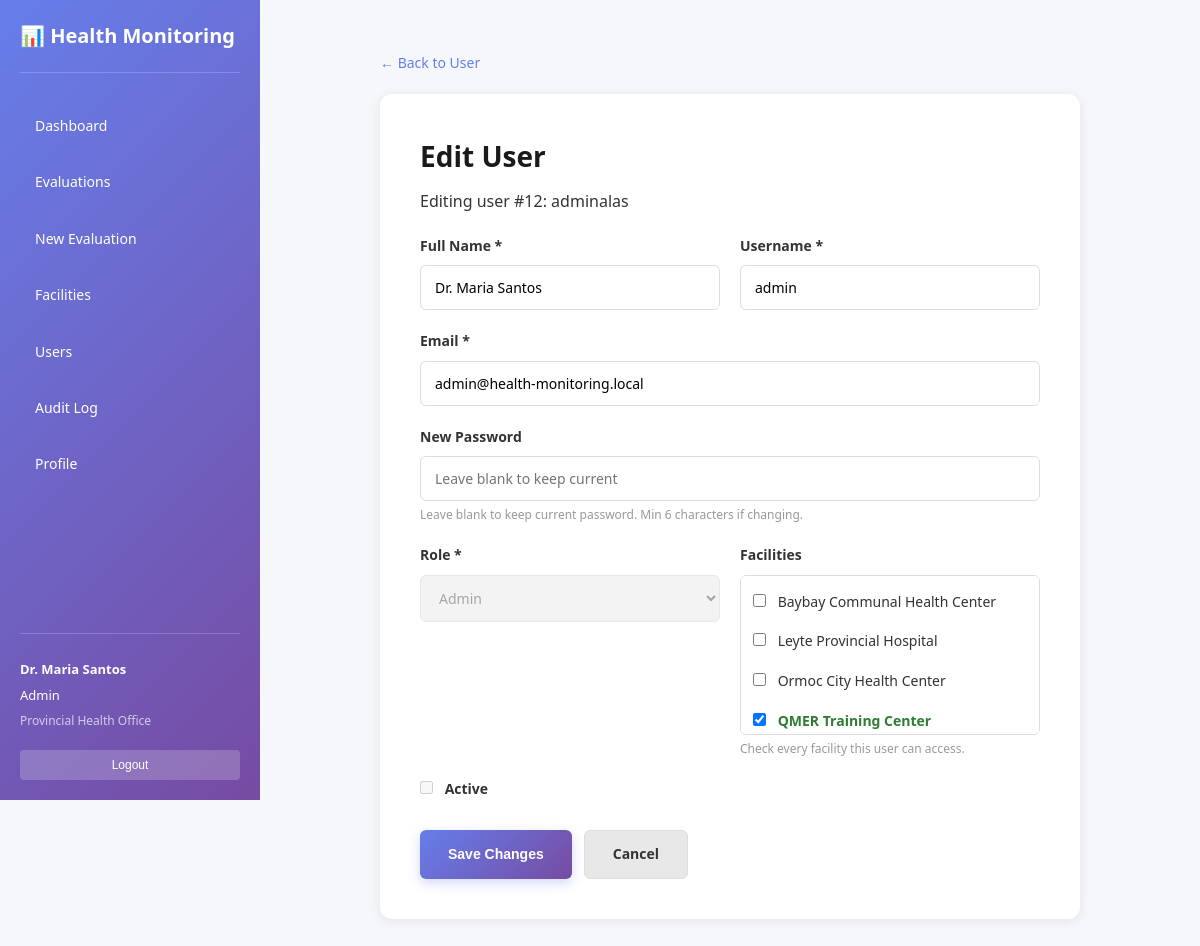
The page /edit-user.php?id=12 (signed in) on the database its author committed.
### tables this page shows
CREATE TABLE `users` (
  `id` int(11) NOT NULL,
  `username` varchar(255) NOT NULL,
  `email` varchar(255) NOT NULL,
  `password_hash` varchar(255) NOT NULL,
  `full_name` varchar(255) NOT NULL,
  `role` enum('viewer','input','admin') DEFAULT 'viewer',
  `facility_name` varchar(255) DEFAULT NULL,
  `department` varchar(255) DEFAULT NULL,
  `is_active` tinyint(1) DEFAULT 1,
  `created_at` timestamp NOT NULL DEFAULT current_timestamp(),
  `updated_at` timestamp NOT NULL DEFAULT current_timestamp() ON UPDATE current_timestamp()
);

CREATE TABLE `facilities` (
  `id` int(11) NOT NULL,
  `name` varchar(255) NOT NULL,
  `facility_type` varchar(100) DEFAULT NULL,
  `province` varchar(100) DEFAULT NULL,
  `municipality` varchar(100) DEFAULT NULL,
  `address` text DEFAULT NULL,
  `contact_person` varchar(255) DEFAULT NULL,
  `contact_email` varchar(255) DEFAULT NULL,
  `contact_phone` varchar(20) DEFAULT NULL,
  `is_active` tinyint(1) DEFAULT 1,
  `created_at` timestamp NOT NULL DEFAULT current_timestamp(),
  `updated_at` timestamp NOT NULL DEFAULT current_timestamp() ON UPDATE current_timestamp(),
  `creator` int(11) DEFAULT NULL,
  `editor` int(11) DEFAULT NULL,
  `color_legend` text DEFAULT NULL
);

### config/BaseConfig.php (called while the page is built, shortened)
<?php
function asset($path = '') {
    return (BASE_PATH ?: '') . '/' . ltrim($path, '/');
}

### config/Auth.php (called while the page is built, shortened)
<?php
class Auth {
    private $db;
    private $table = 'users';
    public function __construct($db) {
        $this->db = $db;
    }
    private function initializeUserFacilitiesTable() {
        try {
            $this->db->exec("
                CREATE TABLE IF NOT EXISTS user_facilities (
                    user_id INT NOT NULL,
                    facility_id INT NOT NULL,
                    assigned_at TIMESTAMP NOT NULL DEFAULT CURRENT_TIMESTAMP,
                    PRIMARY KEY (user_id, facility_id),
                    KEY idx_user_facilities_user (user_id),
                    KEY idx_user_facilities_facility (facility_id)
                ) ENGINE=InnoDB DEFAULT CHARSET=utf8mb4 COLLATE=utf8mb4_general_ci
            ");
        } catch (PDOException $e) {
            error_log("Initialize User Facilities Error: " . $e->getMessage());
        }
    }
    private function backfillLegacyUserFacilities() {
        try {
            $this->db->exec("
                INSERT IGNORE INTO user_facilities (user_id, facility_id)
                SELECT u.id, f.id
                FROM users u
                JOIN facilities f ON f.name = u.facility_name
                WHERE u.facility_name IS NOT NULL AND u.facility_name != ''
            ");
        } catch (PDOException $e) {
            error_log("Backfill User Facilities Error: " . $e->getMessage());
        }
    }
    public function getUserById($user_id) {
        try {
            $query = "SELECT id, username, email, full_name, role, facility_name, is_active, created_at FROM " . $this->table . " WHERE id = ?";
            $stmt = $this->db->prepare($query);
            $stmt->execute([$user_id]);
            $user = $stmt->fetch();
            if ($user) {
                $user['facility_ids'] = $this->getUserFacilityIds($user_id);
                $user['facility_names'] = $this->getUserFacilityNames($user_id);
                if (!empty($user['facility_name'])) {
                    $legacy_ids = $this->getFacilityIdsByNames([$user['facility_name']]);
                    $user['facility_ids'] = array_values(array_unique(array_merge($user['facility_ids'], $legacy_ids)));
                    if (empty($user['facility_names']) || !empty($legacy_ids)) {
                        $user['facility_names'] = array_values(array_unique(array_merge($user['facility_names'], [$user['facility_name']])));
                    }
                }
            }
            return $user;
        } catch (PDOException $e) {
            error_log("Get User Error: " . $e->getMessage());
            return null;
        }
    }
    public function getUserFacilityIds($user_id) {
        try {
            $query = "SELECT facility_id FROM user_facilities WHERE user_id = ? ORDER BY assigned_at ASC, facility_id ASC";
            $stmt = $this->db->prepare($query);
            $stmt->execute([$user_id]);
            return array_map('intval', $stmt->fetchAll(PDO::FETCH_COLUMN));
        } catch (PDOException $e) {
            error_log("Get User Facility IDs Error: " . $e->getMessage());
            return [];
        }
    }
    public function getUserFacilityNames($user_id) {
        try {
            $query = "SELECT f.name
                      FROM user_facilities uf
                      JOIN facilities f ON uf.facility_id = f.id
                      WHERE uf.user_id = ?
                      ORDER BY f.name ASC";
            $stmt = $this->db->prepare($query);
            $stmt->execute([$user_id]);
            return $stmt->fetchAll(PDO::FETCH_COLUMN);
        } catch (PDOException $e) {
            error_log("Get User Facility Names Error: " . $e->getMessage());
            return [];
        }
    }
    private function getFacilityIdsByNames($facility_names) {
        try {
            $facility_names = array_values(array_filter((array)$facility_names));
            $query = "SELECT id FROM facilities WHERE name IN (" . implode(',', array_fill(0, count($facility_names), '?')) . ")";
            $stmt = $this->db->prepare($query);
            $stmt->execute($facility_names);
            return array_map('intval', $stmt->fetchAll(PDO::FETCH_COLUMN));
        } catch (PDOException $e) {
            error_log("Get Facility IDs By Names Error: " . $e->getMessage());
            return [];
        }
    }
}
?>

### config/FacilityManager.php (called while the page is built, shortened)
<?php
class FacilityManager {
    private $db;
    private $table = 'facilities';
    public function __construct($db) {
        $this->db = $db;
    }
    public function getAllFacilitiesForAdmin() {
        try {
            $query = "SELECT * FROM " . $this->table . " ORDER BY name ASC";
            $stmt = $this->db->prepare($query);
            $stmt->execute();
            return $stmt->fetchAll();
        } catch (PDOException $e) {
            error_log("Get Facilities Error: " . $e->getMessage());
            return [];
        }
    }
}
?>

### edit-user.php (the view, shortened to what this page needs)
<?php
require_once __DIR__ . '/config/BaseConfig.php';
require_once __DIR__ . '/config/Auth.php';
require_once __DIR__ . '/config/FacilityManager.php';
$id = isset($_GET['id']) ? (int)$_GET['id'] : 0;
$editing_user_id = $id;
try {
    $database = new Database();
    $db = $database->connect();
    $auth = new Auth($db);
    $facility_manager = new FacilityManager($db);
    $user = $auth->getUserById($id);
    $original_user = $user;
    $facilities = $facility_manager->getAllFacilitiesForAdmin();
} catch (Exception $e) {
    $user = null;
    $original_user = null;
    $facilities = [];
}
$checked_facility_ids = array_map('intval', $user['facility_ids'] ?? []);
if (!empty($user['facility_name'])) {
    foreach ($facilities as $facility) {
        if ($facility['name'] === $user['facility_name']) {
            $checked_facility_ids[] = (int)$facility['id'];
            break;
        }
    }
}
$checked_facility_ids = array_values(array_unique($checked_facility_ids));
?>
<!DOCTYPE html>
<html lang="en">
<head>
    <link rel="stylesheet" href="<?php echo asset('css/styles.css'); ?>">
</head>
<body>
    <div class="dashboard-container">
        <?php include __DIR__ . '/includes/sidebar.php'; ?>
        <div class="main-content">
            <div class="container">
                <a class="back-link" href="view-user.php?id=<?php echo $id; ?>">← Back to User</a>
        <div class="card">
            <h1>Edit User</h1>
            <div class="hint" style="margin-top:-20px;margin-bottom:20px;">Editing user #<?php echo (int)$editing_user_id; ?>: <?php echo htmlspecialchars($original_user['username'] ?? $user['username']); ?></div>
            <form method="POST">
                <div class="form-row">
                    <div class="form-group">
                        <label for="full_name">Full Name *</label>
                        <input type="text" id="full_name" name="full_name" required readonly value="<?php echo htmlspecialchars($user['full_name']); ?>">
                    </div>
                    <div class="form-group">
                        <label for="username">Username *</label>
                        <input type="text" id="username" name="username" required readonly value="<?php echo htmlspecialchars($user['username']); ?>">
                    </div>
                </div>
                <div class="form-group">
                    <label for="email">Email *</label>
                    <input type="email" id="email" name="email" required readonly value="<?php echo htmlspecialchars($user['email']); ?>">
                </div>
                <div class="form-group">
                    <label for="password">New Password</label>
                    <input type="password" id="password" name="password" minlength="6" placeholder="Leave blank to keep current">
                    <div class="hint">Leave blank to keep current password. Min 6 characters if changing.</div>
                </div>
                <div class="form-row">
                    <div class="form-group">
                        <label for="role">Role *</label>
                        <select id="role" name="role" required disabled>
                            <option value="admin" <?php echo $user['role'] === 'admin' ? 'selected' : ''; ?>>Admin</option>
                        </select>
                    </div>
                    <div class="form-group">
                        <label>Facilities</label>
                        <div class="facility-checkbox-list">
                            <?php foreach ($facilities as $f): ?>
                                <label class="facility-checkbox">
                                    <input type="checkbox" name="facility_ids[]" value="<?php echo (int)$f['id']; ?>" <?php echo in_array((int)$f['id'], $checked_facility_ids, true) ? 'checked' : ''; ?>>
                                    <span><?php echo htmlspecialchars($f['name']); ?></span>
                                </label>
                            <?php endforeach; ?>
                        </div>
                        <div class="form-help">Check every facility this user can access.</div>
                    </div>
                </div>
                <div class="form-group">
                    <label><input type="checkbox" name="is_active" value="1" <?php echo $user['is_active'] ? 'checked' : ''; ?> disabled> Active</label>
                </div>
                <div class="btn-group">
                    <button type="submit" class="btn btn-primary">Save Changes</button>
                    <a href="view-user.php?id=<?php echo $id; ?>" class="btn btn-secondary">Cancel</a>
                </div>
            </form>
            </div>
        </div>
    </div>
</body>
</html>

### css/styles.css (style rules this page uses)
:root { --primary-color: #667eea; --primary-gradient: linear-gradient(135deg, #667eea 0%, #764ba2 100%); --secondary-color: #764ba2; --text-color: #333; --text-light: #666; --text-lighter: #999; --border-color: #ddd; --border-light: #eee; --bg-light: #f5f5f5; --bg-lighter: #f9f9f9; --bg-page: #f5f7fa; --success-color: #4caf50; --error-color: #f44336; --warning-color: #ff9800; --info-color: #2196f3; }
* { margin: 0; padding: 0; box-sizing: border-box; }
html { scroll-behavior: smooth; }
body { font-family: 'Segoe UI', Tahoma, Geneva, Verdana, sans-serif; color: var(--text-color); background: var(--bg-page); line-height: 1.6; }
h1, h2, h3, h4, h5, h6 { font-weight: 600; margin-bottom: 0.5em; }
h1 { font-size: 32px; }
a { color: var(--primary-color); text-decoration: none; transition: color 0.2s; }
.btn { display: inline-block; padding: 10px 20px; border: none; border-radius: 4px; cursor: pointer; font-size: 14px; font-weight: 600; transition: all 0.3s; text-decoration: none; text-align: center; }
.btn-primary { background: var(--primary-gradient); color: white; }
.btn-secondary { background: var(--bg-light); color: var(--text-color); border: 1px solid var(--border-color); }
.form-group { margin-bottom: 20px; }
.form-group label { display: block; margin-bottom: 8px; font-weight: 600; font-size: 14px; color: var(--text-color); }
input[type="text"], input[type="email"], input[type="password"], input[type="number"], input[type="date"], input[type="time"], input[type="datetime-local"], select, textarea { width: 100%; padding: 12px; border: 1px solid var(--border-color); border-radius: 4px; font-size: 14px; font-family: inherit; transition: border-color 0.2s, box-shadow 0.2s; }
select { cursor: pointer; }
.card { background: white; border-radius: 8px; box-shadow: 0 2px 8px rgba(0, 0, 0, 0.1); transition: box-shadow 0.3s; }
.dashboard-container { display: flex; min-height: 100vh; }
.main-content { margin-left: 260px; width: 100%; min-height: 100vh; padding: 30px 30px 30px 30px; background: var(--bg-page); }

### edit-user.php (style rules this page uses)
* { box-sizing: border-box; }
body { font-family: 'Segoe UI', Tahoma, Geneva, Verdana, sans-serif; background: #f5f7fa; padding: 20px; margin: 0; }
.container { max-width: 700px; margin: 0 auto; }
.card { background: white; padding: 40px; border-radius: 12px; box-shadow: 0 2px 12px rgba(0,0,0,0.08); margin-bottom: 20px; }
.card h1 { margin: 0 0 30px 0; color: #1a1a1a; font-size: 28px; font-weight: 600; }
.form-group { margin-bottom: 20px; }
.form-group label { display: block; margin-bottom: 8px; font-weight: 600; color: #333; font-size: 14px; }
.form-group input, .form-group select, .form-group textarea { width: 100%; padding: 12px 14px; border: 1px solid #ddd; border-radius: 6px; font-size: 14px; font-family: inherit; transition: all 0.2s ease; }
.form-group input:disabled { background-color: #f5f5f5; color: #999; cursor: not-allowed; }
.form-group input[type="checkbox"] { width: auto; margin-right: 8px; cursor: pointer; }
.form-group .hint { font-size: 12px; color: #999; margin-top: 4px; }
.form-row { display: grid; grid-template-columns: 1fr 1fr; gap: 20px; }
.form-help { font-size: 12px; color: #999; margin-top: 4px; }
.facility-checkbox-list { width: 100%; max-height: 160px; overflow-y: auto; border: 1px solid #ddd; border-radius: 6px; padding: 10px 12px; background: white; }
.facility-checkbox { display: flex; align-items: flex-start; gap: 8px; padding: 6px 0; font-weight: 400 !important; line-height: 1.35; cursor: pointer; }
.facility-checkbox input { width: auto; margin: 2px 0 0 0; flex: 0 0 auto; }
.facility-checkbox span { flex: 1; }
.facility-checkbox:has(input:checked) { color: #2e7d32; font-weight: 600 !important; }
.btn { padding: 12px 28px; border: none; border-radius: 6px; cursor: pointer; font-size: 14px; font-weight: 600; text-decoration: none; display: inline-block; transition: all 0.2s ease; }
.btn-primary { background: linear-gradient(135deg, #667eea, #764ba2); color: white; box-shadow: 0 4px 12px rgba(102, 126, 234, 0.3); }
.btn-secondary { background: #e8e8e8; color: #333; border: 1px solid #ddd; }
.btn-group { display: flex; gap: 12px; margin-top: 30px; }
.back-link { color: #667eea; text-decoration: none; display: inline-block; margin-bottom: 20px; font-weight: 500; font-size: 14px; transition: color 0.2s ease; }

### rows shown on the page
users: username "adminalas"
facilities: name "Baybay Communal Health Center"
facilities: name "Leyte Provincial Hospital"
facilities: name "Ormoc City Health Center"
facilities: id "☑", name "QMER Training Center"

### other values the page prints
$nav['label'] "Dashboard"
$nav['label'] "Evaluations"
$nav['label'] "New Evaluation"
$nav['label'] "Facilities"
$nav['label'] "Users"
$nav['label'] "Audit Log"
$nav['label'] "Profile"
$user['full_name'] "Dr. Maria Santos"
$current_role "Admin"
$editing_user_id "12"
